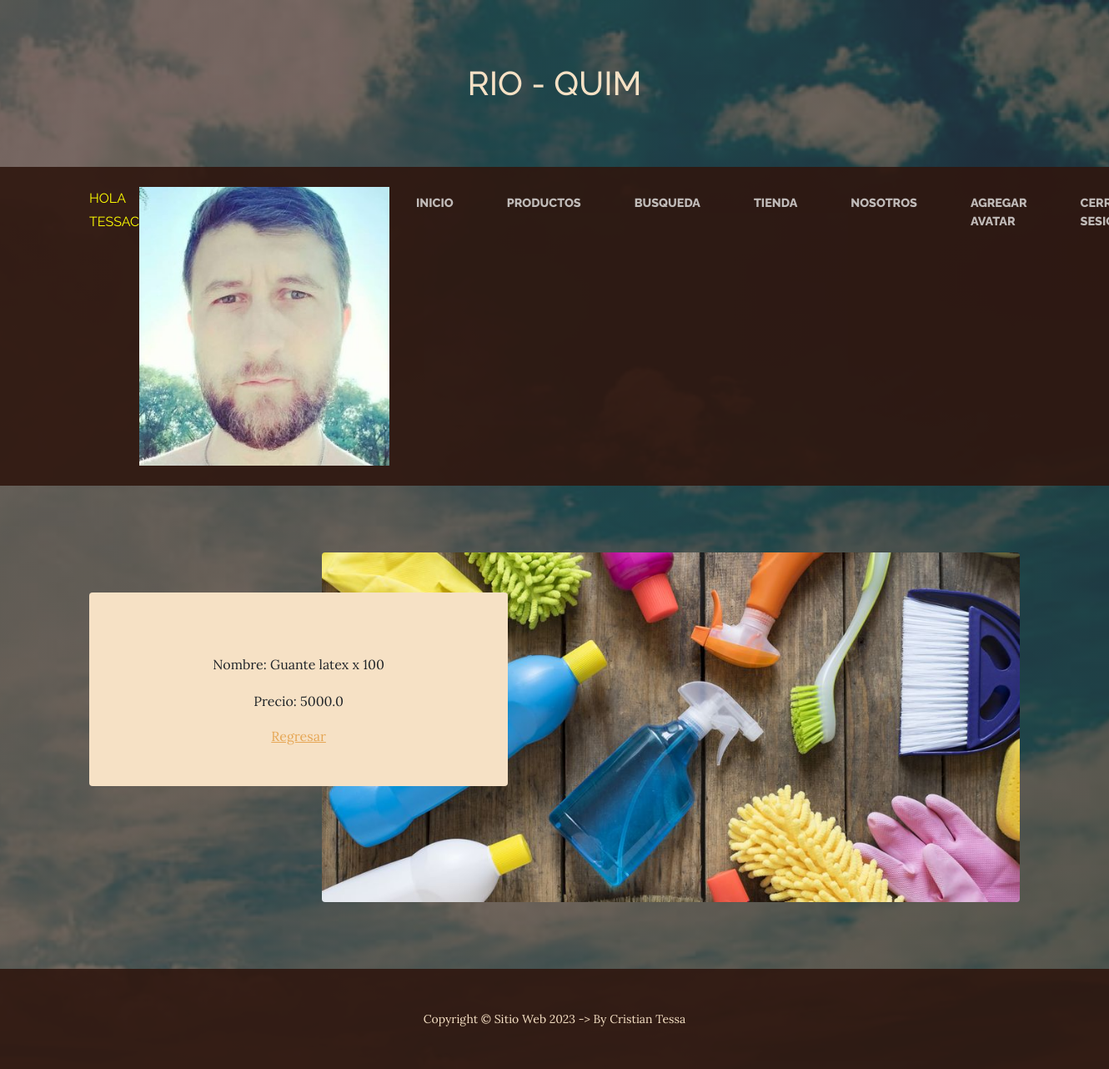
Screenshot of /AppCoder/productos/28/ (signed in) with the database file from the repository.
### AppCoder/models.py (models this page shows, shortened)
class Avatar(models.Model):
    usuario = models.ForeignKey(User, on_delete=models.CASCADE)
    imagen = models.ImageField (upload_to = "avatares", null=True, blank=True)

class Productos(models.Model):
    elemento = models.CharField(max_length=60) # Lo que hace es permitir que el nombre no tenga mas de 60 caracteres
    precio = models.FloatField(max_length=60) #Se espera que el usuario ingrese un precio, que puede ser decimal.

### AppCoder/views.py (the view)
# urls.py: path('productos/<int:pk>/',DetalleProducto.as_view(), name="ProductosDetalle"),
class DetalleProducto(LoginRequiredMixin,DetailView):#Se genera en el html productos_list y productos_detail
    model = Productos

### AppCoder/templates/AppCoder/productos_detail.html
{% extends "AppCoder/padre.html" %}
{% load static %}
{% block titulo %}
RIO - QUIM
{% endblock %}
{% block presentacion %}
<body>
    <P> Nombre: {{productos.elemento}} </P>
    <P> Precio: {{productos.precio}} </P>
    <a href="{% url 'ProductosLeer' %}"> Regresar </a>
</body>
{% endblock %}

### AppCoder/templates/AppCoder/padre.html (shortened to what this page needs)
<!DOCTYPE html>
<html lang="en">
    <head>
        {% load static %}
        <link href="{% static 'AppCoder/css/styles.css'%}" rel="stylesheet" />
    </head>
    <body>
        <header>
            <h1 class="site-heading text-center text-faded d-none d-lg-block">
             {% block titulo %}
             {% endblock %}
            </h1>
        </header>
        <nav class="navbar navbar-expand-lg navbar-dark py-lg-4" id="mainNav">
            <div class="container">
                <div class="collapse navbar-collapse" id="navbarSupportedContent">
                    <ul class="navbar-nav mx-auto">
                        {% if request.user.is_authenticated  %}
                        <p style= "color: Yellow;text-transform: uppercase"> HOLA {{user.username}} </p>
                        {% with user.avatar_set.first  as miAvatar  %}
                        {% if miAvatar  %}
                        <img src ="{{miAvatar.imagen.url}}" alt="No encontro la imagen" style="max-width: 300px;">
                        {% endif %}
                        {% endwith %}
                        {% endif %}
                        <li class="nav-item px-lg-4"><a class="nav-link text-uppercase" href="{% url 'Inicio' %}">Inicio</a></li>
                        <li class="nav-item px-lg-4"><a class="nav-link text-uppercase" href="{% url 'ProductosLeer' %}">Productos</a></li>
                        <li class="nav-item px-lg-4"><a class="nav-link text-uppercase" href="{% url 'Busqueda' %}">Busqueda</a></li>
                        <li class="nav-item px-lg-4"><a class="nav-link text-uppercase" href="{% url 'Tienda' %}">Tienda</a></li>
                        <li class="nav-item px-lg-4"><a class="nav-link text-uppercase" href="{% url 'Nosotros' %}">Nosotros</a></li>
                        {% if request.user.is_authenticated  %}
                        <li class="nav-item px-lg-4"><a class="nav-link text-uppercase" href="{% url 'Avatar' %}">Agregar avatar</a></li>
                        <li class="nav-item px-lg-4"><a class="nav-link text-uppercase" href="{% url 'Logout' %}">Cerrar sesión</a></li>
                        {% else %}
                        <li class="nav-item px-lg-4"><a class="nav-link text-uppercase" href="{% url 'SingUp' %}">Registrarse</a></li>
                        <li class="nav-item px-lg-4"><a class="nav-link text-uppercase" href="{% url 'Login' %}">Iniciar sesión</a></li>
                        {% endif %}
                    </ul>
                </div>
            </div>
        </nav>
        <section class="page-section clearfix">
            <div class="container">
                <div class="intro">
                    <img class="intro-img img-fluid mb-3 mb-lg-0 rounded" src="{% static 'AppCoder/assets/img/cleaning.jpg'%}" alt="..." />
                    <div class="intro-text left-0 text-center bg-faded p-5 rounded">
                            {% block presentacion %}
                            {% endblock %}
                    </div>
                </div>
            </div>
        </section>
            <footer class="footer text-faded text-center py-5">
            <div class="container"><p class="m-0 small">Copyright &copy; Sitio Web 2023 -> By Cristian Tessa</p></div>
        </footer>
    </body>
</html>

### rows the page displays
Avatar: imagen (picture)
Productos: elemento "Guante latex x 100", precio "5000.0"

### other values shown
{{ user.username }} "TESSAC"
